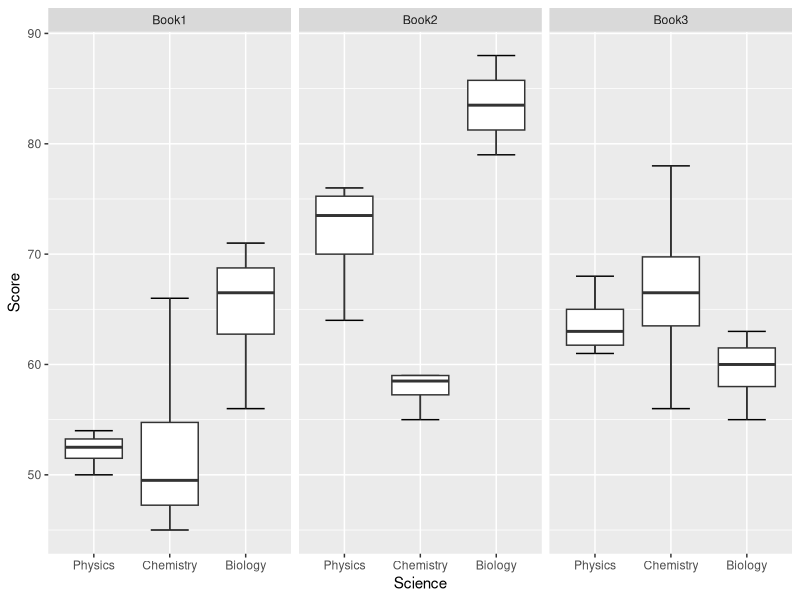

Here is the R script that generated this plot:
# MANOVA for textbooks ----------------------------------------------------
# https://www.dummies.com/education/math/statistics/statistical-analysis-r-dummies/


# MANOVA in R -------------------------------------------------------------

textbooks <- read.csv("textbooks.csv")
head(textbooks)
str(textbooks)
textbooks$Book <- as.factor(textbooks$Book)

m.analysis <- manova(cbind(Physics,Chemistry,Biology) ~ Book, 
                     data = textbooks)

summary(m.analysis)
summary(m.analysis, test = "Roy")


# Visualizing the MANOVA results ------------------------------------------
library(reshape2)
library(ggplot2)
textbooks_melt = melt(textbooks)
head(textbooks_melt)
colnames(textbooks_melt) = c("Student", "Book", "Science", "Score")

ggplot(textbooks_melt,(aes(x=Science,y=Score)))+
  stat_boxplot(geom="errorbar", width =.5) +
  geom_boxplot() +
  facet_grid(. ~ Book)


# After the analysis ------------------------------------------------------

summary.aov(m.analysis)
